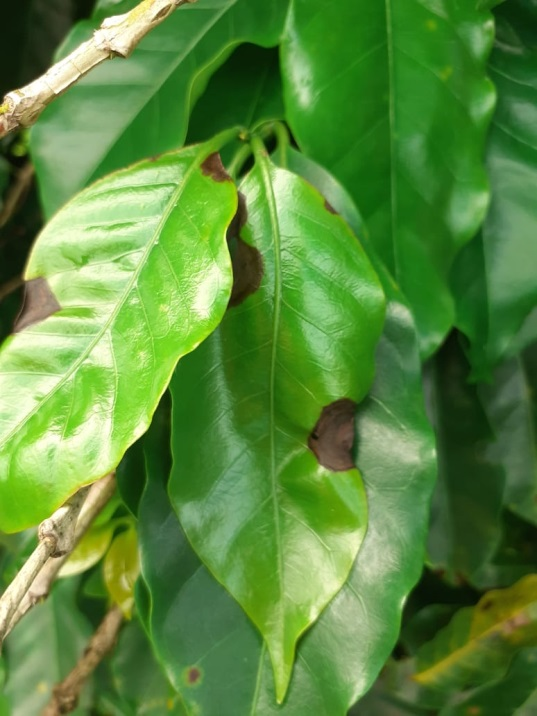
#> input picture notebooks/data/folha-cafe.png, 537 x 716 px
$ jupyter execute pil.ipynb
#> lines starting #> are read from the running program, lines starting #| are printed output that depends on the picture
# Processando Imagens com PIL (Pillow)

Antes de mergulhar na visão computacional, temos de cumprir alguns pré-requisitos. Um deles é ser capaz de manipular imagens utilizando PIL (Pillow).

## Introdução

A primeira coisa que temos de explorar é a leitura de imagens. No exemplo abaixo, definimos uma constante IMAGE_PATH que apenas aponta para uma imagem que estamos utilizando. Para de fato carregar a imagem, importamos a classe Image da biblioteca PIL. A partir dessa classe, chamamos o método open, passando como parâmetro o caminho até a imagem.

NOTA: O diretório raíz do projeto foi importado de um arquivo config.py dentro da pasta src.

Podemos acessar metadados da imagem importada. No exemplo abaixo, utilizamos a propriedade format para descobrir o formato da imagem (PNG). A propriedade mode informa o modo de cores da imagem. A imagem do exemplo está no modo RGBA. Além delas, temos a propriedade size que guarda uma tupla, na qual o primeiro item informa a largura da imagem em pixels e o segundo informa a altura da imagem em pixels.

[cell 1]
from config import ROOT_DIR
from PIL import Image

IMAGE_PATH = ROOT_DIR / "data" / "folha-cafe.png"

image = Image.open(IMAGE_PATH)
#> image is the input picture: PIL image 537x716 RGBA; mean R, G, B, A 89, 136.9, 60.7, 255

print(f"Formato: {image.format}")
#| Formato: PNG
print(f"Modo: {image.mode}")
#| Modo: RGBA
print(f"Tamanho (W, H): {image.size}")
#| Tamanho (W, H): (537, 716)

### Conversão de Modos de Imagem

Ao trabalhar com redes neurais, devemos sempre utilizar o modo RGB. Já que a maioria das redes neurais convolucionais são projetadas para receber três canais, e não quatro. Podemos converter a imagem para outros modos utilizando o método convert do objeto da imagem, que recebe como primeiro parâmetro o modo que desejamos. No exemplo abaixo, convertemos a imagem para o modo RGB que tem três canais (R, G e B).

[cell 2]
image = image.convert("RGB")
#> image: PIL image 537x716 RGB

print(f"Modo: {image.mode}")
#| Modo: RGB

### Exibição de Imagem

Para visualizar a imagem, você pode chamar o método show do objeto da imagem, que abrirá um visualizador.

[cell 3]
image.show()

### Salvando Imagens

Podemos salvar imagens utilizando o método save do objeto de imagem. O método recebe como primeiro parâmetro o caminho onde o arquivo será salvo.

[cell 4]
FIGURES_DIR = ROOT_DIR / "assets" / "images"

image.save(FIGURES_DIR / "figura_01.png")

Ao salvar uma imagem, não é preciso salvar no mesmo formato que ela tem originalmente. Podemos por exemplo salvar em formato JPG, JPEG, WEBP, etc. Esses três formatos especificamente reagem a um parâmetro quality que deve ser um número de 1 até 95. O parâmetro quality define o nível de qualidade da imagem salva. Sendo 1 a qualidade mínima e 95 a qualidade máxima.

[cell 5]
image.save(FIGURES_DIR / "figura_01.jpg", quality=10)

## Redimensionamento

Outra funcionalidade muito importante é copiar redimensionar as imagens. Para copiar, podemos chamar o método copy da imagem, que retorna um outro objeto de imagem exatamente igual. Isso pode ser essencial se quisermos manter a imagem original intacta.

Para redimensionar, podemos utilizar o método resize. O primeiro parâmetro deve ser uma tupla com dois itens, na qual o primeiro item é a largura desejada em pixels e o segundo item é a altura desejada em pixels. Também podemos escolher um método de redimensionamento que será passado como segundo parâmetro. No exemplo abaixo, utilizamos o método de redimensionamento de Lanczos.

[cell 6]
image_resize = image.copy()
image_resize = image.resize((224, 224), Image.Resampling.LANCZOS)
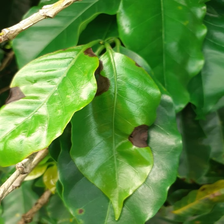
#> image_resize: PIL image 224x224 RGB; mean R, G, B 89, 136.9, 60.7

image_resize.save(FIGURES_DIR / "figura_02.png")

Outro método que podemos utilizar é o método thumbnail que modifica a imagem in-place, então o objeto original será modificado. Diferente do resize que temos de reatribuir o valor da variável. O método resize redimensiona a imagem para conter o exato mesmo tamanho que especificamos ao chamá-lo, podendo distorcer a imagem. Já o método thumbnail redimensiona a imagem para conter no máximo os tamanhos especificados, preservando a integridade da imagem, sem distorção.

Como primeito parâmetro, o método thumbnail receberá uma tupla na qual o primeiro item é a largura máxima desejada e o segundo item é a altura máxima desejada. Nesse exemplo, a imagem não é quadrada. Então se a altura for maior que a largura, a altura será de 300 pixels e a largura será menor que 300 pixels. Nesse caso, a largura é de 225 pixels.

[cell 7]
image_thumb = image.copy()
image_thumb.thumbnail((300, 300))

print(image_thumb.size)
#| (225, 300)

image_thumb.save(FIGURES_DIR / "figura_03.png")

## Corte de Imagem

Com o PIL, podemos cortar imagens utilizando o método crop dos objetos de imagem. No exemplo abaixo, fizemos algo interessante. Definimos tamanhos máximos para redimensionar em thumbnail, gerando novamente uma imagem como a do exemplo anterior (225, 300). Depois disso, calculamos quatro variáveis que representam os limites do corte. A variável x1 indica o início do corte horizontalmente, a variável x2 indica o fim do corte horizontalmente. A variável y1 indica o início do corte verticalmente e a variável y2 indica o fim do corte verticalmente. Fizemos um cálculo que resultará em uma caixa de corte que seleciona um quadrado perfeito exatamente no centro da imagem, resultando em uma imagem que deverá ser do tamanho (225, 225).

O método crop recebe como primeiro parâmetro uma tupla que contém exatamente esses limites de corte na ordem: Início horizontal, início vertical, fim horizontal, fim vertical. Portanto, na demonstração, definimos uma variável crop_box que ordena os limites calculados como o PIL pede e chamamos o método crop passando a tupla como parâmetro.

[cell 8]
target_size = (300, 300)

image_thumb = image.copy()
image_thumb.thumbnail(target_size)

image_size = image_thumb.size
#> image_size = (225, 300)
lower_size = min(image_size)
#> lower_size = 225

x1 = (image_size[0] - lower_size) / 2
#> x1 = 0
x2 = x1 + lower_size
#> x2 = 225
y1 = (image_size[1] - lower_size) / 2
#> y1 = 37.5
y2 = y1 + lower_size
#> y2 = 262.5

crop_box = (x1, y1, x2, y2)
#> crop_box = (0, 37.5, 225, 262.5)

image_crop = image_thumb.crop(crop_box)
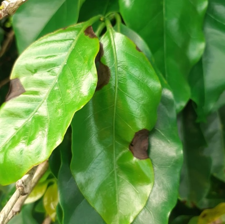
#> image_crop: PIL image 225x224 RGB; mean R, G, B 93.9, 142.7, 63.6

print(target_size)
print(image_size)
#| (225, 300)
print(crop_box)
#| (0.0, 37.5, 225.0, 262.5)

image_crop.save(FIGURES_DIR / "figura_04.png")

Todo o cálculo das coordenadas para a caixa é irrelevante para aprender a utilizar crop. Poderíamos muito bem utilizar a chamada abaixo, por exemplo. O que é importante é ter em mãos as coordenadas desejadas.

[cell 9]
# image_crop = image_thumb.crop((0, 0, 50, 50))

## Rotação e Transposição

Outras duas operações essenciais que podemos realizar são a rotação e a transposição. Começando pela rotação, podemos utilizar o método rotate para girar a imagem. O método rotate devolve uma cópia da imagem e recebe como primeiro parâmetro o número de graus radianos que desejamos aplicar para a rotação. No exemplo abaixo, rodamos 45 graus. O método roda a imagem no sentido anti-horário e também pode receber um parâmetro fillcolor, que define a cor de preenchimento do fundo. Por padrão, o fundo é colorido de preto. Esse parâmetro pode receber nomes de cores, código RGB, hexadecimal, etc.

[cell 10]
image_rotated = image_thumb.rotate(45, fillcolor="black")
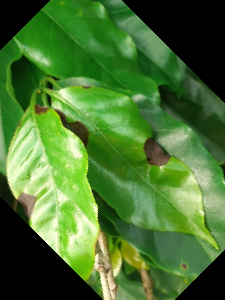
#> image_rotated: PIL image 225x300 RGB; mean R, G, B 72.9, 115, 49.6

image_rotated.save(FIGURES_DIR / "figura_05.jpg")

Percebeu que uma parte do conteúdo da imagem foi descartada? Podemos mudar esse comportamento utilizando o parâmetro expand, que definirá se a imagem de resultado deverá ser expandida para conter todo o conteúdo da imagem original.

[cell 11]
image_rotated = image_thumb.rotate(45, fillcolor="#2e2e2e", expand=True)
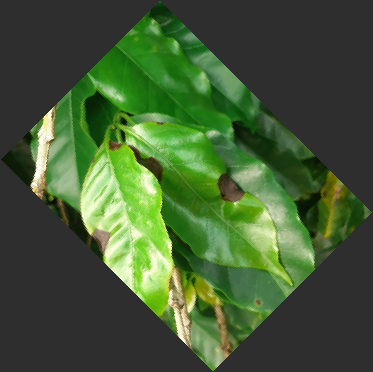
#> image_rotated: PIL image 373x372 RGB; mean R, G, B 66.9, 90.2, 53.1

image_rotated.save(FIGURES_DIR / "figura_06.jpg")

A transposição é o espelhamento da imagem. Para espelhar uma imagem, utilizamos o método transpose. Passando como argumento o modo de espelhamento, que pode ser Transpose.FLIP_LEFT_RIGHT para espelhar da esquerda para a direita ou Transpose.FLIP_TOP_BOTTOM para espelhar de baixo para cima.

[cell 12]
from PIL.Image import Transpose

image_transposed = image_thumb.transpose(Transpose.FLIP_LEFT_RIGHT)
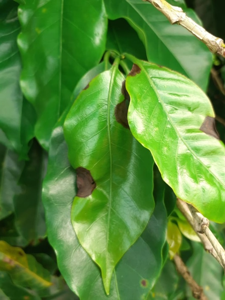
#> image_transposed: PIL image 225x300 RGB; mean R, G, B 89, 136.9, 60.7

image_transposed.save(FIGURES_DIR / "figura_10.jpg")

## Ponte para o NumPy

Ao alimentar uma rede neural com imagens ou vídeos, nem sempre utilizaremos o PIL, que é suportado diretamente pelo PyTorch. Portanto, continuaremos na sequência aprendendo a manipular as imagens pré-processadas pelo PIL utilizando o NumPy. Para converter uma imagem do PIL para um formato nativo do NumPy, podemos chamar o método array da biblioteca numpy, passando como parâmetro a imagem do PIL. Como resultado, teremos uma matriz numérica multidimensional do NumPy que representa a mesma imagem em um formato compreendido globalmente por praticamente qualquer biblioteca de machine learning e deep learning.

[cell 13]
import numpy

numeric_matrix = numpy.array(image_thumb)

print(numeric_matrix)
#> (printed output is left out)
